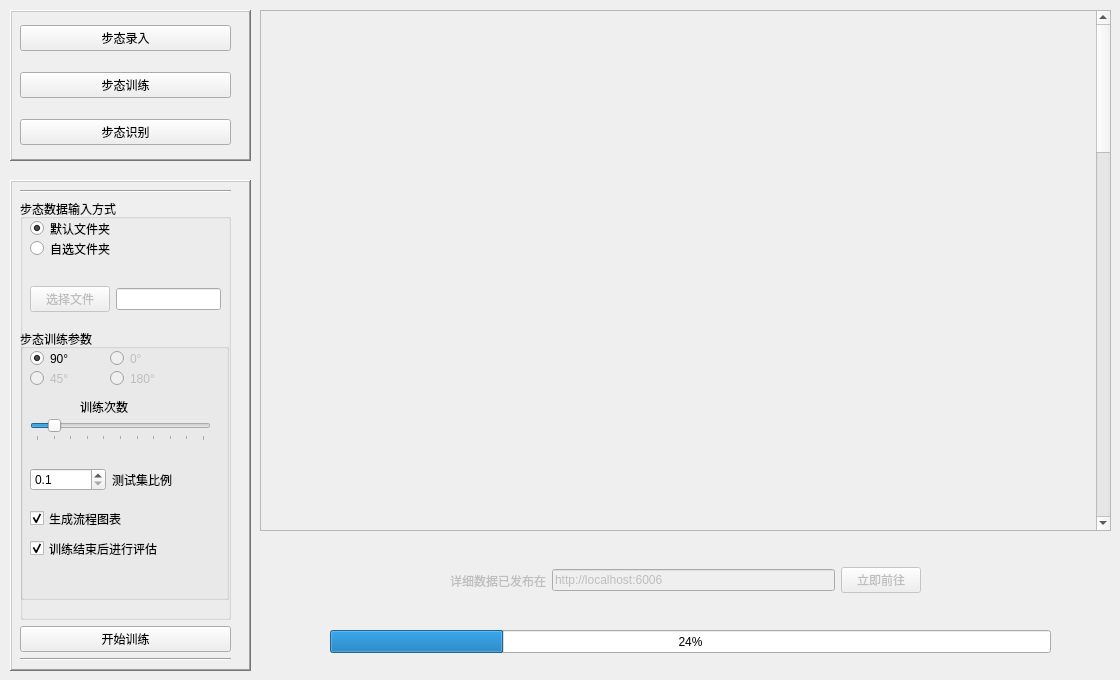
    <widget class="QWidget" name="page_2">
     <widget class="QFrame" name="frame_11">
      <property name="geometry">
       <rect>
        <x>10</x>
        <y>180</y>
        <width>241</width>
        <height>491</height>
       </rect>
      </property>
      <property name="frameShape">
       <enum>QFrame::WinPanel</enum>
      </property>
      <property name="frameShadow">
       <enum>QFrame::Raised</enum>
      </property>
      <widget class="QWidget" name="verticalLayoutWidget_3">
       <property name="geometry">
        <rect>
         <x>10</x>
         <y>10</y>
         <width>211</width>
         <height>471</height>
        </rect>
       </property>
       <layout class="QVBoxLayout" name="verticalLayout_3">
        <item>
         <widget class="Line" name="line_5">
          <property name="orientation">
           <enum>Qt::Horizontal</enum>
          </property>
         </widget>
        </item>
        <item>
         <widget class="QGroupBox" name="groupBox_7">
          <property name="title">
           <string>步态数据输入方式</string>
          </property>
          <widget class="QRadioButton" name="radioButton_11">
           <property name="geometry">
            <rect>
             <x>10</x>
             <y>20</y>
             <width>121</width>
             <height>19</height>
            </rect>
           </property>
           <property name="text">
            <string>默认文件夹</string>
           </property>
           <property name="checked">
            <bool>true</bool>
           </property>
          </widget>
          <widget class="QRadioButton" name="radioButton_12">
           <property name="geometry">
            <rect>
             <x>10</x>
             <y>40</y>
             <width>111</width>
             <height>19</height>
            </rect>
           </property>
           <property name="text">
            <string>自选文件夹</string>
           </property>
          </widget>
          <widget class="QGroupBox" name="groupBox_8">
           <property name="geometry">
            <rect>
             <x>0</x>
             <y>130</y>
             <width>209</width>
             <height>271</height>
            </rect>
           </property>
           <property name="title">
            <string>步态训练参数</string>
           </property>
           <widget class="QRadioButton" name="radioButton_14">
            <property name="geometry">
             <rect>
              <x>10</x>
              <y>20</y>
              <width>115</width>
              <height>19</height>
             </rect>
            </property>
            <property name="text">
             <string>90°</string>
            </property>
            <property name="checked">
             <bool>true</bool>
            </property>
           </widget>
           <widget class="QRadioButton" name="radioButton_15">
            <property name="enabled">
             <bool>false</bool>
            </property>
            <property name="geometry">
             <rect>
              <x>10</x>
              <y>40</y>
              <width>115</width>
              <height>19</height>
             </rect>
            </property>
            <property name="text">
             <string>45°</string>
            </property>
           </widget>
           <widget class="QSlider" name="horizontalSlider_3">
            <property name="geometry">
             <rect>
              <x>10</x>
              <y>90</y>
              <width>181</width>
              <height>22</height>
             </rect>
            </property>
            <property name="maximum">
             <number>100</number>
            </property>
            <property name="singleStep">
             <number>10</number>
            </property>
            <property name="value">
             <number>10</number>
            </property>
            <property name="sliderPosition">
             <number>10</number>
            </property>
            <property name="orientation">
             <enum>Qt::Horizontal</enum>
            </property>
            <property name="invertedAppearance">
             <bool>false</bool>
            </property>
            <property name="invertedControls">
             <bool>false</bool>
            </property>
            <property name="tickPosition">
             <enum>QSlider::TicksBelow</enum>
            </property>
            <property name="tickInterval">
             <number>10</number>
            </property>
           </widget>
           <widget class="QLabel" name="label_9">
            <property name="geometry">
             <rect>
              <x>60</x>
              <y>70</y>
              <width>72</width>
              <height>15</height>
             </rect>
            </property>
            <property name="text">
             <string>训练次数</string>
            </property>
           </widget>
           <widget class="QRadioButton" name="radioButton_13">
            <property name="enabled">
             <bool>false</bool>
            </property>
            <property name="geometry">
             <rect>
              <x>90</x>
              <y>20</y>
              <width>115</width>
              <height>19</height>
             </rect>
            </property>
            <property name="text">
             <string>0°</string>
            </property>
           </widget>
           <widget class="QRadioButton" name="radioButton_16">
            <property name="enabled">
             <bool>false</bool>
            </property>
            <property name="geometry">
             <rect>
              <x>90</x>
              <y>40</y>
              <width>115</width>
              <height>19</height>
             </rect>
            </property>
            <property name="text">
             <string>180°</string>
            </property>
           </widget>
           <widget class="QWidget" name="horizontalLayoutWidget">
            <property name="geometry">
             <rect>
              <x>10</x>
              <y>130</y>
              <width>158</width>
              <height>41</height>
             </rect>
            </property>
            <layout class="QHBoxLayout" name="horizontalLayout_13">
             <item>
              <widget class="QDoubleSpinBox" name="doubleSpinBox">
               <property name="decimals">
                <number>1</number>
               </property>
               <property name="minimum">
                <double>0.100000000000000</double>
               </property>
               <property name="maximum">
                <double>1.000000000000000</double>
               </property>
               <property name="singleStep">
                <double>0.100000000000000</double>
               </property>
               <property name="value">
                <double>0.100000000000000</double>
               </property>
              </widget>
             </item>
             <item>
              <widget class="QLabel" name="label_10">
               <property name="text">
                <string>测试集比例</string>
               </property>
              </widget>
             </item>
            </layout>
           </widget>
           <widget class="QCheckBox" name="checkBox">
            <property name="geometry">
             <rect>
              <x>10</x>
              <y>180</y>
              <width>192</width>
              <height>19</height>
             </rect>
            </property>
            <property name="text">
             <string>生成流程图表</string>
            </property>
            <property name="checked">
             <bool>true</bool>
            </property>
           </widget>
           <widget class="QCheckBox" name="checkBox_2">
            <property name="geometry">
             <rect>
              <x>10</x>
              <y>210</y>
              <width>161</width>
              <height>19</height>
             </rect>
            </property>
            <property name="text">
             <string>训练结束后进行评估</string>
            </property>
            <property name="checked">
             <bool>true</bool>
            </property>
           </widget>
          </widget>
          <widget class="QWidget" name="horizontalLayoutWidget_7">
           <property name="geometry">
            <rect>
             <x>10</x>
             <y>80</y>
             <width>191</width>
             <height>41</height>
            </rect>
           </property>
           <layout class="QHBoxLayout" name="horizontalLayout_11">
            <item>
             <widget class="QPushButton" name="pushButton_5">
              <property name="enabled">
               <bool>false</bool>
              </property>
              <property name="text">
               <string>选择文件</string>
              </property>
              <property name="checkable">
               <bool>false</bool>
              </property>
              <property name="default">
               <bool>false</bool>
              </property>
             </widget>
            </item>
            <item>
             <widget class="QLineEdit" name="lineEdit_3"/>
            </item>
           </layout>
          </widget>
         </widget>
        </item>
        <item>
         <widget class="QPushButton" name="pushButton_6">
          <property name="text">
           <string>开始训练</string>
          </property>
          <property name="iconSize">
           <size>
            <width>20</width>
            <height>20</height>
           </size>
          </property>
          <property name="default">
           <bool>false</bool>
          </property>
         </widget>
        </item>
        <item>
         <widget class="Line" name="line_6">
          <property name="orientation">
           <enum>Qt::Horizontal</enum>
          </property>
         </widget>
        </item>
       </layout>
      </widget>
     </widget>
     <widget class="QProgressBar" name="progressBar_3">
      <property name="geometry">
       <rect>
        <x>330</x>
        <y>630</y>
        <width>721</width>
        <height>23</height>
       </rect>
      </property>
      <property name="contextMenuPolicy">
       <enum>Qt::DefaultContextMenu</enum>
      </property>
      <property name="acceptDrops">
       <bool>false</bool>
      </property>
      <property name="value">
       <number>24</number>
      </property>
     </widget>
     <widget class="QFrame" name="frame_12">
      <property name="geometry">
       <rect>
        <x>10</x>
        <y>10</y>
        <width>241</width>
        <height>151</height>
       </rect>
      </property>
      <property name="frameShape">
       <enum>QFrame::WinPanel</enum>
      </property>
      <property name="frameShadow">
       <enum>QFrame::Raised</enum>
      </property>
      <widget class="QWidget" name="verticalLayoutWidget_7">
       <property name="geometry">
        <rect>
         <x>10</x>
         <y>0</y>
         <width>211</width>
         <height>151</height>
        </rect>
       </property>
       <layout class="QVBoxLayout" name="verticalLayout_7">
        <item>
         <widget class="QPushButton" name="pushButton_25">
          <property name="tabletTracking">
           <bool>false</bool>
          </property>
          <property name="text">
           <string>步态录入</string>
          </property>
          <property name="checkable">
           <bool>false</bool>
          </property>
          <property name="autoExclusive">
           <bool>false</bool>
          </property>
          <property name="autoDefault">
           <bool>false</bool>
          </property>
          <property name="default">
           <bool>false</bool>
          </property>
          <property name="flat">
           <bool>false</bool>
          </property>
         </widget>
        </item>
        <item>
         <widget class="QPushButton" name="pushButton_26">
          <property name="text">
           <string>步态训练</string>
          </property>
          <property name="checkable">
           <bool>false</bool>
          </property>
         </widget>
        </item>
        <item>
         <widget class="QPushButton" name="pushButton_27">
          <property name="text">
           <string>步态识别</string>
          </property>
         </widget>
        </item>
       </layout>
      </widget>
     </widget>
     <widget class="QScrollArea" name="scrollArea_2">
      <property name="geometry">
       <rect>
        <x>260</x>
        <y>10</y>
        <width>851</width>
        <height>521</height>
       </rect>
      </property>
      <property name="widgetResizable">
       <bool>true</bool>
      </property>
      <widget class="QWidget" name="scrollAreaWidgetContents_2">
       <property name="geometry">
        <rect>
         <x>0</x>
         <y>0</y>
         <width>200</width>
         <height>2000</height>
        </rect>
       </property>
       <property name="minimumSize">
        <size>
         <width>200</width>
         <height>2000</height>
        </size>
       </property>
       <widget class="QLabel" name="label_11">
        <property name="geometry">
         <rect>
          <x>-20</x>
          <y>0</y>
          <width>851</width>
          <height>2000</height>
         </rect>
        </property>
        <property name="text">
         <string>等待模型训练完毕...</string>
        </property>
        <property name="textFormat">
         <enum>Qt::AutoText</enum>
        </property>
        <property name="alignment">
         <set>Qt::AlignCenter</set>
        </property>
        <property name="wordWrap">
         <bool>false</bool>
        </property>
        <property name="margin">
         <number>1</number>
        </property>
        <property name="indent">
         <number>-1</number>
        </property>
       </widget>
      </widget>
     </widget>
     <widget class="QWidget" name="widget" native="true">
      <property name="enabled">
       <bool>false</bool>
      </property>
      <property name="geometry">
       <rect>
        <x>290</x>
        <y>540</y>
        <width>791</width>
        <height>81</height>
       </rect>
      </property>
      <widget class="QWidget" name="horizontalLayoutWidget_9">
       <property name="geometry">
        <rect>
         <x>160</x>
         <y>10</y>
         <width>471</width>
         <height>61</height>
        </rect>
       </property>
       <layout class="QHBoxLayout" name="horizontalLayout_15">
        <item>
         <widget class="QLabel" name="label_15">
          <property name="text">
           <string>详细数据已发布在</string>
          </property>
         </widget>
        </item>
        <item>
         <widget class="QLineEdit" name="lineEdit_5">
          <property name="text">
           <string>http://localhost:6006</string>
          </property>
         </widget>
        </item>
        <item>
         <widget class="QPushButton" name="pushButton_21">
          <property name="text">
           <string>立即前往</string>
          </property>
         </widget>
        </item>
       </layout>
      </widget>
     </widget>
    </widget>
